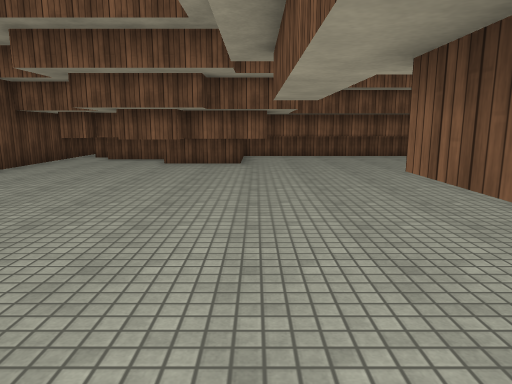
[1] (above)

17 first-person views from a walk through a 3-D level made in the Unity game engine. The camera is 1.4 m above the floor, tilts 10° down and sees 70° across. The floor is counted in squares, 1 m on a side. Each view is taken from the middle of a square. On the plan, view 1 faces up. The plan holds only what a view shows up to about 16 squares ahead; the rest is blank. The place goes on beyond the plan. Surface patterns are stand-ins for the level's own textures.

[2]
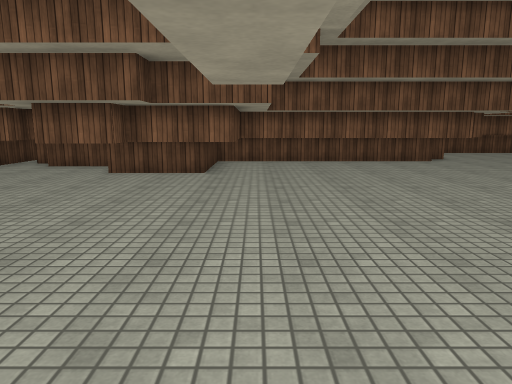

[3]
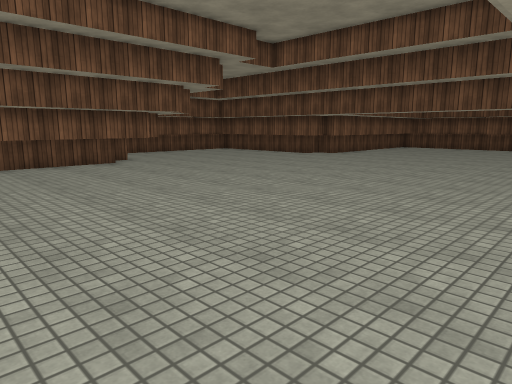

[4]
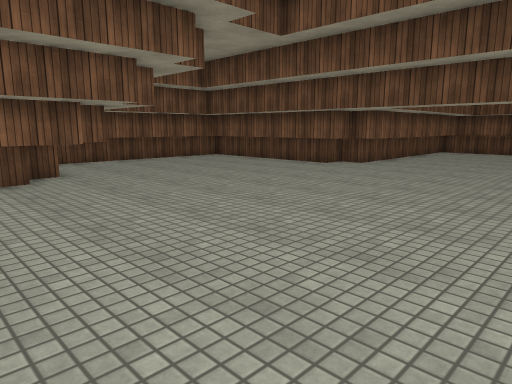

[5]
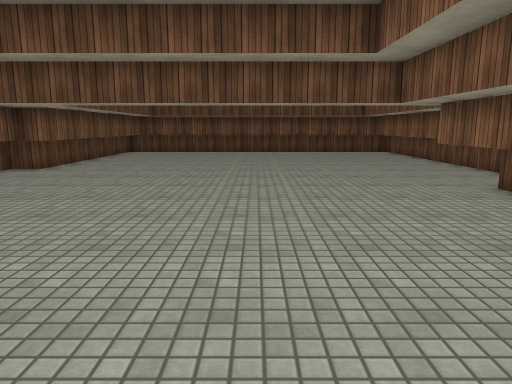

[6]
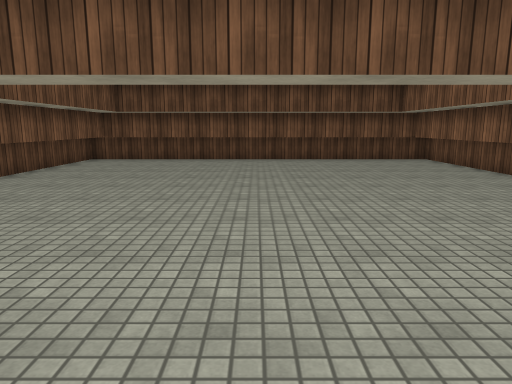

[7]
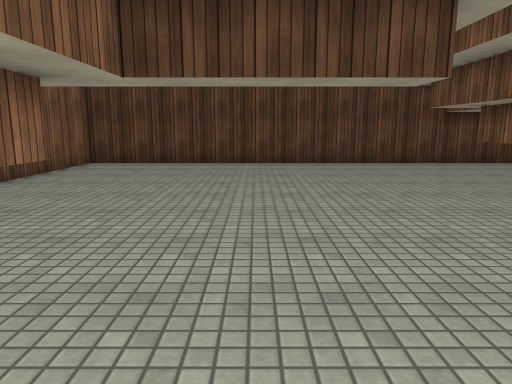

[8]
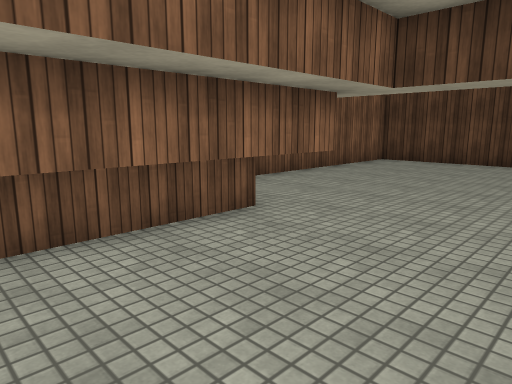

[9]
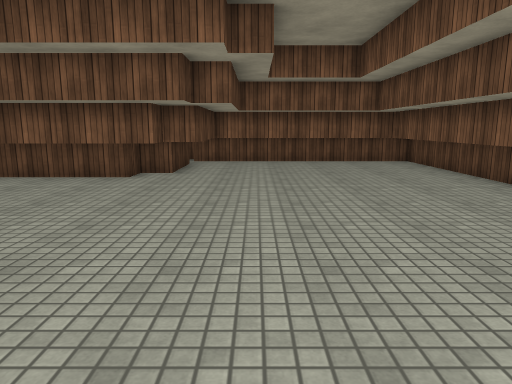

[10]
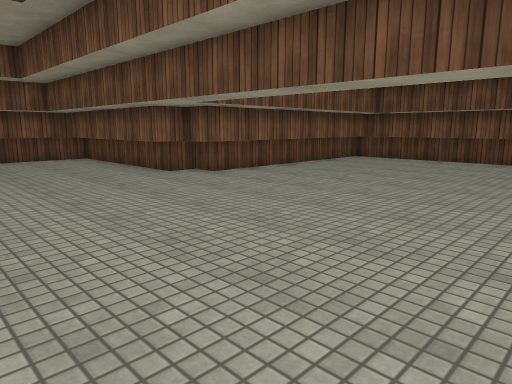

[11]
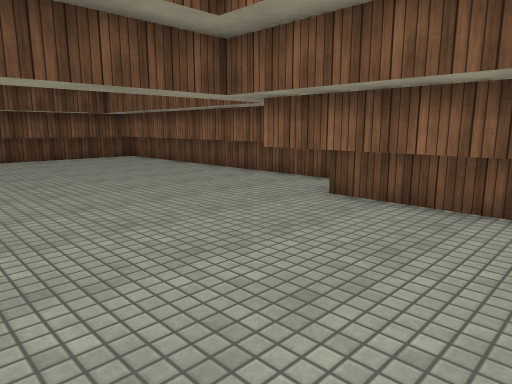

[12]
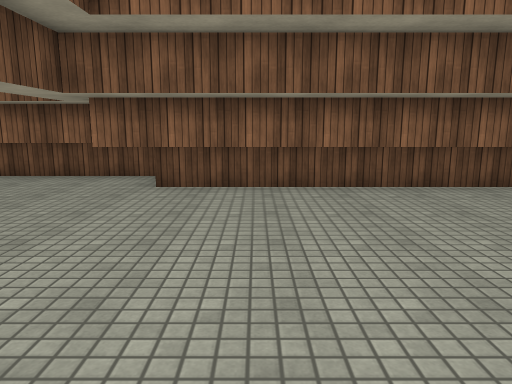

[13]
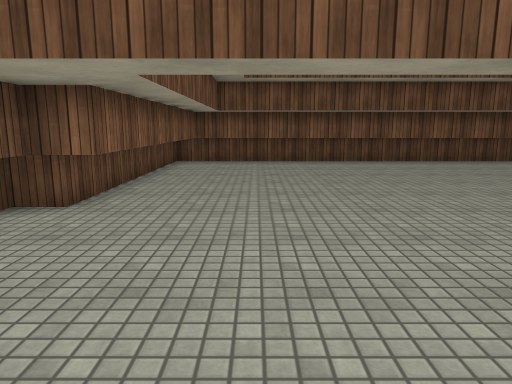

[14]
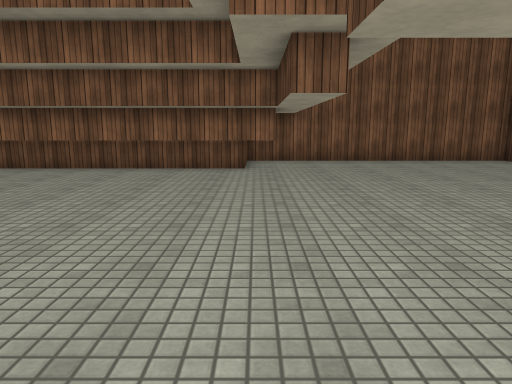

[15]
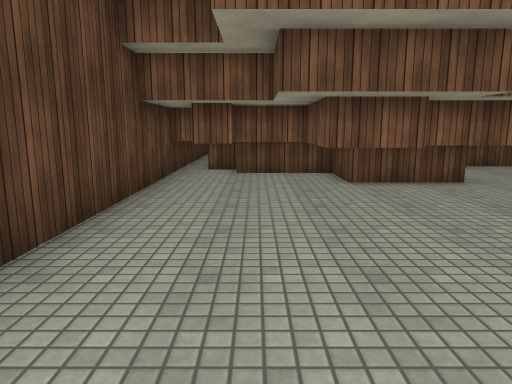

[16]
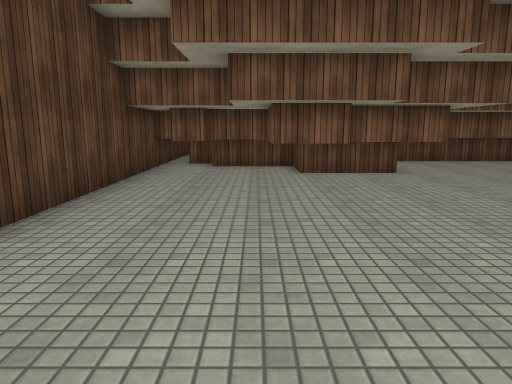

[17]
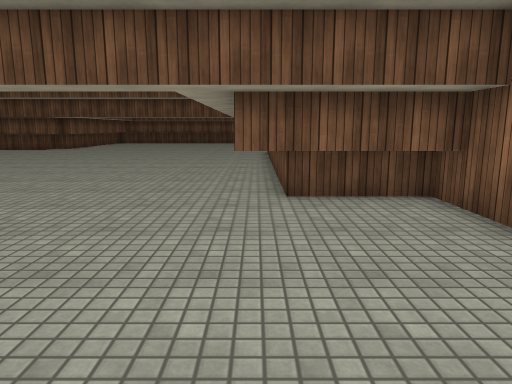

### Floor plan
Key: @ floor where view 1 was taken; # wall or solid block; . floor; T thing the floor can be seen under or through.
Columns run from 9 left of view 1 to 28 right of it. Each row starts with its distance up from view 1.
 23                    #########
 22                    #.......#
 21                    #.......#
 20                   ##.......#
 19                  ###.......#
 18          ##########........#
 17 ###      T.................#
 16 #.####   T.................##
 15 #.#..#  TT..................##########
 14 #....###TT...........................#
 13 #....##..............................#
 12 #....................................#
 11 #....................................#
 10 #....................................#
  9 #....................................#
  8 #....................................#
  7 #....................................#
  6 #....................................#
  5 #....................................#
  4 #....................................#
  3 #..........###############...........#
  2 #..........##           ##...........#
  1 #..........#             #############
  0 #........@.#
 -1 ############

Positions as (right, up) in squares from view 1, and headings:
1: (0, 0), facing up
2: (1, 3), facing up
3: (2, 4), facing up-right
4: (6, 8), facing up-right
5: (7, 8), facing right
6: (12, 8), facing right
7: (6, 6), facing left
8: (7, 7), facing down-left
9: (12, 8), facing up
10: (12, 6), facing up-right
11: (11, 9), facing down-right
12: (13, 11), facing down
13: (13, 12), facing right
14: (2, 15), facing down
15: (-6, 5), facing up
16: (-5, 3), facing up
17: (-5, 3), facing right
